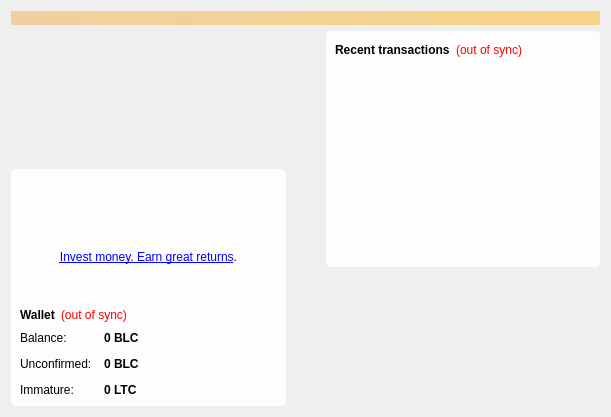
<?xml version="1.0" encoding="UTF-8"?>
<ui version="4.0">
 <class>OverviewPage</class>
 <widget class="QWidget" name="OverviewPage">
  <property name="geometry">
   <rect>
    <x>0</x>
    <y>0</y>
    <width>611</width>
    <height>417</height>
   </rect>
  </property>
  <property name="windowTitle">
   <string>Form</string>
  </property>
  <property name="autoFillBackground">
   <bool>false</bool>
  </property>
  <property name="styleSheet">
   <string notr="true"/>
  </property>
  <layout class="QVBoxLayout" name="topLayout">
   <item>
    <widget class="QLabel" name="labelAlerts">
     <property name="visible">
      <bool>false</bool>
     </property>
     <property name="styleSheet">
      <string notr="true">background-color: qlineargradient(x1: 0, y1: 0, x2: 1, y2: 0, stop:0 #F0D0A0, stop:1 #F8D488); color:#000000;</string>
     </property>
     <property name="wordWrap">
      <bool>true</bool>
     </property>
     <property name="margin">
      <number>3</number>
     </property>
    </widget>
   </item>
   <item>
    <layout class="QHBoxLayout" name="horizontalLayout" stretch="0,0,0">
     <item>
      <layout class="QVBoxLayout" name="verticalLayout_2">
       <property name="spacing">
        <number>0</number>
       </property>
       <item>
        <spacer name="verticalSpacer_3">
         <property name="orientation">
          <enum>Qt::Vertical</enum>
         </property>
         <property name="sizeHint" stdset="0">
          <size>
           <width>20</width>
           <height>40</height>
          </size>
         </property>
        </spacer>
       </item>
       <item>
        <widget class="QFrame" name="frame">
         <property name="sizePolicy">
          <sizepolicy hsizetype="Expanding" vsizetype="Minimum">
           <horstretch>0</horstretch>
           <verstretch>0</verstretch>
          </sizepolicy>
         </property>
         <property name="minimumSize">
          <size>
           <width>275</width>
           <height>0</height>
          </size>
         </property>
         <property name="styleSheet">
          <string notr="true">#frame {border-radius: 5px; background-color: rgba(255, 255, 255, 225)}</string>
         </property>
         <property name="frameShape">
          <enum>QFrame::StyledPanel</enum>
         </property>
         <property name="frameShadow">
          <enum>QFrame::Raised</enum>
         </property>
         <layout class="QVBoxLayout" name="verticalLayout_4">
          <item alignment="Qt::AlignHCenter|Qt::AlignVCenter">
           <widget class="QFrame" name="frame_3">
            <property name="minimumSize">
             <size>
              <width>217</width>
              <height>66</height>
             </size>
            </property>
            <property name="maximumSize">
             <size>
              <width>217</width>
              <height>66</height>
             </size>
            </property>
            <property name="autoFillBackground">
             <bool>false</bool>
            </property>
            <property name="styleSheet">
             <string notr="true">#frame_3 {background-image: url(:/images/prosper); border-radius: 15; border-style: inset; border-width: 2px; border-color: white}</string>
            </property>
            <property name="frameShape">
             <enum>QFrame::NoFrame</enum>
            </property>
            <property name="frameShadow">
             <enum>QFrame::Plain</enum>
            </property>
           </widget>
          </item>
          <item>
           <widget class="QLabel" name="label_2">
            <property name="text">
             <string>&lt;a href=&quot;https://www.prosper.com&quot;&gt; Invest money. Earn great returns&lt;/a&gt;.</string>
            </property>
            <property name="scaledContents">
             <bool>false</bool>
            </property>
            <property name="alignment">
             <set>Qt::AlignCenter</set>
            </property>
            <property name="openExternalLinks">
             <bool>true</bool>
            </property>
           </widget>
          </item>
          <item>
           <spacer name="verticalSpacer">
            <property name="orientation">
             <enum>Qt::Vertical</enum>
            </property>
            <property name="sizeType">
             <enum>QSizePolicy::Fixed</enum>
            </property>
            <property name="sizeHint" stdset="0">
             <size>
              <width>20</width>
              <height>35</height>
             </size>
            </property>
           </spacer>
          </item>
          <item>
           <layout class="QHBoxLayout" name="horizontalLayout_4">
            <item>
             <widget class="QLabel" name="label_5">
              <property name="font">
               <font>
                <weight>75</weight>
                <bold>true</bold>
               </font>
              </property>
              <property name="text">
               <string>Wallet</string>
              </property>
             </widget>
            </item>
            <item>
             <widget class="QLabel" name="labelWalletStatus">
              <property name="toolTip">
               <string>The displayed information may be out of date. Your wallet automatically synchronizes with the Prospercoin network after a connection is established, but this process has not completed yet.</string>
              </property>
              <property name="styleSheet">
               <string notr="true">QLabel { color: red; }</string>
              </property>
              <property name="text">
               <string notr="true">(out of sync)</string>
              </property>
              <property name="alignment">
               <set>Qt::AlignLeading|Qt::AlignLeft|Qt::AlignVCenter</set>
              </property>
             </widget>
            </item>
            <item>
             <spacer name="horizontalSpacer_2">
              <property name="orientation">
               <enum>Qt::Horizontal</enum>
              </property>
              <property name="sizeHint" stdset="0">
               <size>
                <width>40</width>
                <height>20</height>
               </size>
              </property>
             </spacer>
            </item>
           </layout>
          </item>
          <item>
           <layout class="QFormLayout" name="formLayout_2">
            <property name="fieldGrowthPolicy">
             <enum>QFormLayout::AllNonFixedFieldsGrow</enum>
            </property>
            <property name="horizontalSpacing">
             <number>12</number>
            </property>
            <property name="verticalSpacing">
             <number>12</number>
            </property>
            <item row="0" column="0">
             <widget class="QLabel" name="label">
              <property name="text">
               <string>Balance:</string>
              </property>
             </widget>
            </item>
            <item row="0" column="1">
             <widget class="QLabel" name="labelBalance">
              <property name="font">
               <font>
                <weight>75</weight>
                <bold>true</bold>
               </font>
              </property>
              <property name="cursor">
               <cursorShape>IBeamCursor</cursorShape>
              </property>
              <property name="toolTip">
               <string>Your current balance</string>
              </property>
              <property name="layoutDirection">
               <enum>Qt::LeftToRight</enum>
              </property>
              <property name="text">
               <string notr="true">0 BLC</string>
              </property>
              <property name="textInteractionFlags">
               <set>Qt::LinksAccessibleByMouse|Qt::TextSelectableByKeyboard|Qt::TextSelectableByMouse</set>
              </property>
             </widget>
            </item>
            <item row="1" column="0">
             <widget class="QLabel" name="label_3">
              <property name="text">
               <string>Unconfirmed:</string>
              </property>
             </widget>
            </item>
            <item row="1" column="1">
             <widget class="QLabel" name="labelUnconfirmed">
              <property name="font">
               <font>
                <weight>75</weight>
                <bold>true</bold>
               </font>
              </property>
              <property name="cursor">
               <cursorShape>IBeamCursor</cursorShape>
              </property>
              <property name="toolTip">
               <string>Total of transactions that have yet to be confirmed, and do not yet count toward the current balance</string>
              </property>
              <property name="text">
               <string notr="true">0 BLC</string>
              </property>
              <property name="textInteractionFlags">
               <set>Qt::LinksAccessibleByMouse|Qt::TextSelectableByKeyboard|Qt::TextSelectableByMouse</set>
              </property>
             </widget>
            </item>
            <item row="2" column="0">
             <widget class="QLabel" name="labelImmatureText">
              <property name="text">
               <string>Immature:</string>
              </property>
             </widget>
            </item>
            <item row="2" column="1">
             <widget class="QLabel" name="labelImmature">
              <property name="font">
               <font>
                <weight>75</weight>
                <bold>true</bold>
               </font>
              </property>
              <property name="toolTip">
               <string>Mined balance that has not yet matured</string>
              </property>
              <property name="text">
               <string notr="true">0 LTC</string>
              </property>
              <property name="textInteractionFlags">
               <set>Qt::LinksAccessibleByMouse|Qt::TextSelectableByKeyboard|Qt::TextSelectableByMouse</set>
              </property>
             </widget>
            </item>
           </layout>
          </item>
         </layout>
        </widget>
       </item>
      </layout>
     </item>
     <item>
      <spacer name="horizontalSpacer_3">
       <property name="orientation">
        <enum>Qt::Horizontal</enum>
       </property>
       <property name="sizeHint" stdset="0">
        <size>
         <width>55</width>
         <height>20</height>
        </size>
       </property>
      </spacer>
     </item>
     <item>
      <layout class="QVBoxLayout" name="verticalLayout_3">
       <property name="sizeConstraint">
        <enum>QLayout::SetDefaultConstraint</enum>
       </property>
       <item>
        <widget class="QFrame" name="frame_2">
         <property name="sizePolicy">
          <sizepolicy hsizetype="MinimumExpanding" vsizetype="MinimumExpanding">
           <horstretch>0</horstretch>
           <verstretch>0</verstretch>
          </sizepolicy>
         </property>
         <property name="styleSheet">
          <string notr="true">#frame_2 {border-radius: 5px; background-color: rgba(255, 255, 255, 225)}</string>
         </property>
         <property name="frameShape">
          <enum>QFrame::StyledPanel</enum>
         </property>
         <property name="frameShadow">
          <enum>QFrame::Raised</enum>
         </property>
         <layout class="QVBoxLayout" name="verticalLayout">
          <item>
           <layout class="QHBoxLayout" name="horizontalLayout_2">
            <item>
             <widget class="QLabel" name="label_4">
              <property name="text">
               <string>&lt;b&gt;Recent transactions&lt;/b&gt;</string>
              </property>
             </widget>
            </item>
            <item>
             <widget class="QLabel" name="labelTransactionsStatus">
              <property name="toolTip">
               <string>The displayed information may be out of date. Your wallet automatically synchronizes with the Prospercoin network after a connection is established, but this process has not completed yet.</string>
              </property>
              <property name="styleSheet">
               <string notr="true">QLabel { color: red; }</string>
              </property>
              <property name="text">
               <string notr="true">(out of sync)</string>
              </property>
              <property name="alignment">
               <set>Qt::AlignRight|Qt::AlignTrailing|Qt::AlignVCenter</set>
              </property>
             </widget>
            </item>
            <item>
             <spacer name="horizontalSpacer">
              <property name="orientation">
               <enum>Qt::Horizontal</enum>
              </property>
              <property name="sizeHint" stdset="0">
               <size>
                <width>40</width>
                <height>20</height>
               </size>
              </property>
             </spacer>
            </item>
           </layout>
          </item>
          <item>
           <widget class="QListView" name="listTransactions">
            <property name="styleSheet">
             <string notr="true">QListView { background: transparent; }</string>
            </property>
            <property name="frameShape">
             <enum>QFrame::NoFrame</enum>
            </property>
            <property name="verticalScrollBarPolicy">
             <enum>Qt::ScrollBarAlwaysOff</enum>
            </property>
            <property name="horizontalScrollBarPolicy">
             <enum>Qt::ScrollBarAlwaysOff</enum>
            </property>
            <property name="selectionMode">
             <enum>QAbstractItemView::NoSelection</enum>
            </property>
           </widget>
          </item>
         </layout>
        </widget>
       </item>
       <item>
        <spacer name="verticalSpacer_2">
         <property name="orientation">
          <enum>Qt::Vertical</enum>
         </property>
         <property name="sizeHint" stdset="0">
          <size>
           <width>20</width>
           <height>40</height>
          </size>
         </property>
        </spacer>
       </item>
       <item>
        <widget class="QLabel" name="label_6">
         <property name="text">
          <string/>
         </property>
         <property name="pixmap">
          <pixmap resource="../bitcoin.qrc">:/images/wallet_bgcoin</pixmap>
         </property>
         <property name="alignment">
          <set>Qt::AlignRight|Qt::AlignTrailing|Qt::AlignVCenter</set>
         </property>
        </widget>
       </item>
      </layout>
     </item>
    </layout>
   </item>
  </layout>
 </widget>
 <resources>
  <include location="../bitcoin.qrc"/>
 </resources>
 <connections/>
</ui>
